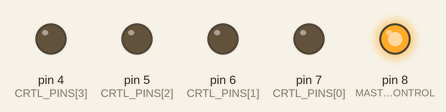
Recording of a sketch running on a simulated Arduino Uno, built with avr-gcc and run on an emulated ATmega328P. Parts: output pins drawn as LEDs (lit = HIGH).

Above: at 0.1 s.
At 7.6 s:
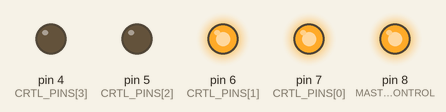
At 12.6 s:
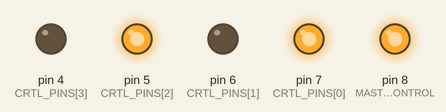
At 17.6 s:
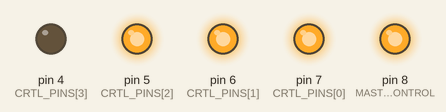
At 27.6 s:
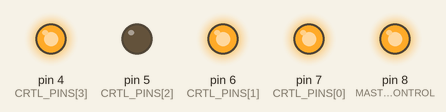
At 37.6 s:
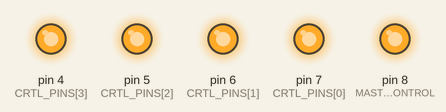
Timing chart, 0 to 40.0 s (numbered marks = the images above):
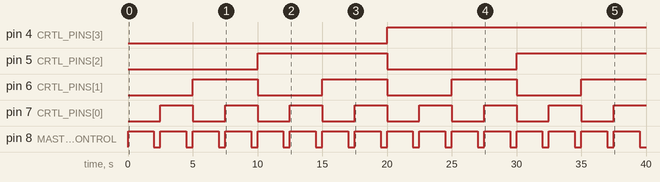

The sketch:

MusicBoxKit.ino
```cpp
/*

  MusicBoxKit
  Run an automated demo of the sounds provided by the MusicBox module.

  For info and circuit diagrams see https://github.com/tardate/LittleArduinoProjects/tree/main/Electronics101/MusicBoxKit

 */

const int MASTER_CONTROL = 8;
const int CRTL_PINS[] = {7, 6, 5, 4};  // DCBA

#define SAMPLE_DURATION (2000)
#define SAMPLE_DELAY    (500)
#define CYCLE_DELAY     (5000)

void setup() {
  pinMode(MASTER_CONTROL, OUTPUT);
  for (int pin = 0; pin < 4; pin++) {
    pinMode(CRTL_PINS[pin], OUTPUT);
  }
  digitalWrite(MASTER_CONTROL, LOW);
}

void loop() {

  for(int i = 0; i < 16; i++) {
    for (int pin = 0; pin < 4; pin++) {
      digitalWrite(CRTL_PINS[pin], (i & (1 << pin)) > 0);
    }
    digitalWrite(MASTER_CONTROL, HIGH);
    delay(SAMPLE_DURATION);
    digitalWrite(MASTER_CONTROL, LOW);
    delay(SAMPLE_DELAY);
  }
  delay(CYCLE_DELAY);

}
```

Measured:
- by itself, pin 4 (CRTL_PINS[3]): LOW → HIGH at 20.0 s
- by itself, pin 5 (CRTL_PINS[2]): LOW → HIGH at 10.0 s, → LOW 10.0 s later, → HIGH 10.0 s later
- by itself, pin 6 (CRTL_PINS[1]): alternates HIGH for 5.0 s and LOW for 5.0 s
- by itself, pin 7 (CRTL_PINS[0]): alternates HIGH for 2.5 s and LOW for 2.5 s
- by itself, pin 8 (MASTER_CONTROL): alternates HIGH for 2.0 s and LOW for 0.50 s
